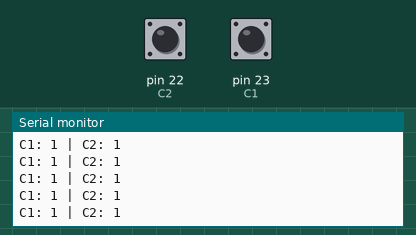
Simulated run of this sketch. Board: Arduino Mega 2560, built with avr-gcc and run on an emulated ATmega2560. Parts: the last lines printed to the serial monitor. The test bench sets the inputs (shaded band); at power-on: pin 22 (C2) HIGH, pin 23 (C1) HIGH.

Above: at 1.2 s.
1.3 s: pin 22 (C2) pulled LOW for 0.15 s
At 1.31 s:
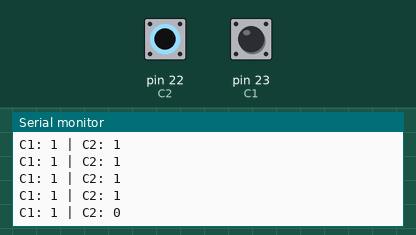
2.9 s: pin 23 (C1) pulled LOW for 0.15 s
At 2.92 s:
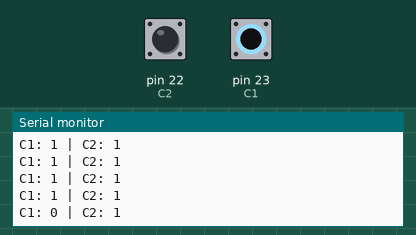

The sketch:

encode_digital_read_test.ino
```cpp
#include <Arduino.h>

#define C1 23
#define C2 22

void setup(){
    Serial.begin(115200);

    pinMode(C1, INPUT_PULLUP);
    pinMode(C2, INPUT_PULLUP);

    Serial.println("Encoder Test - Reading both channels");
    Serial.println("Rotate the encoder to see signal changes");
    Serial.println("Format: C1_state | C2_state");
}

void loop(){
    int c1_state = digitalRead(C1);
    int c2_state = digitalRead(C2);

    Serial.print("C1: ");
    Serial.print(c1_state);
    Serial.print(" | C2: ");
    Serial.println(c2_state);

    delay(100);
}
```

Measured:
- after the input at 1.3 s, the serial monitor: prints a new line at once (image 1)
- after the input at 2.9 s, the serial monitor: prints a new line at once (image 2)
